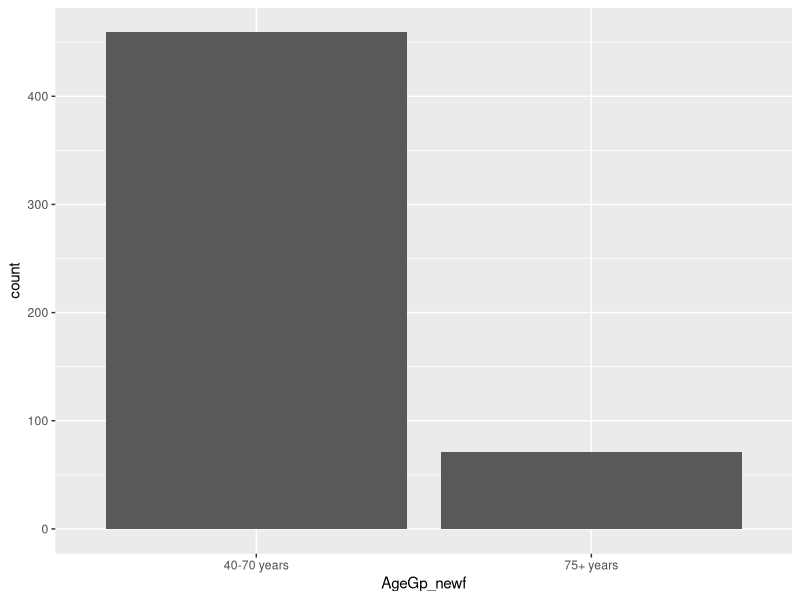
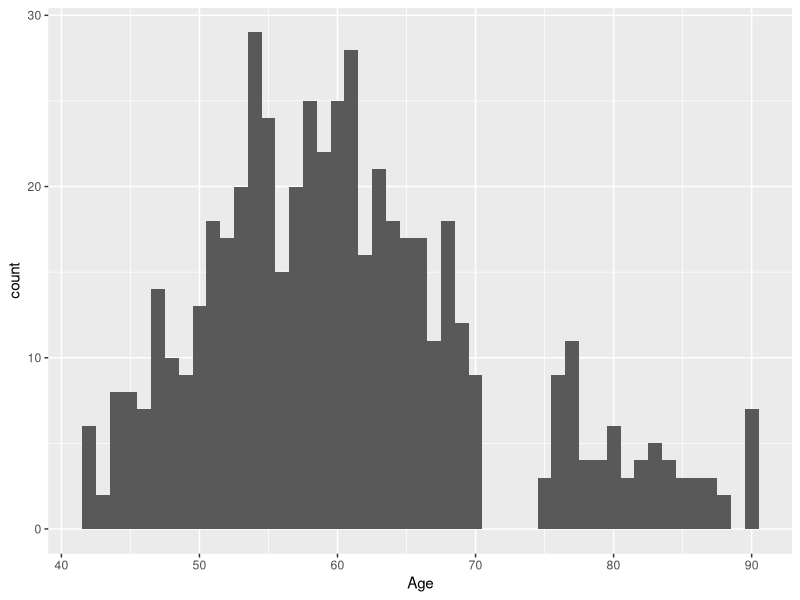
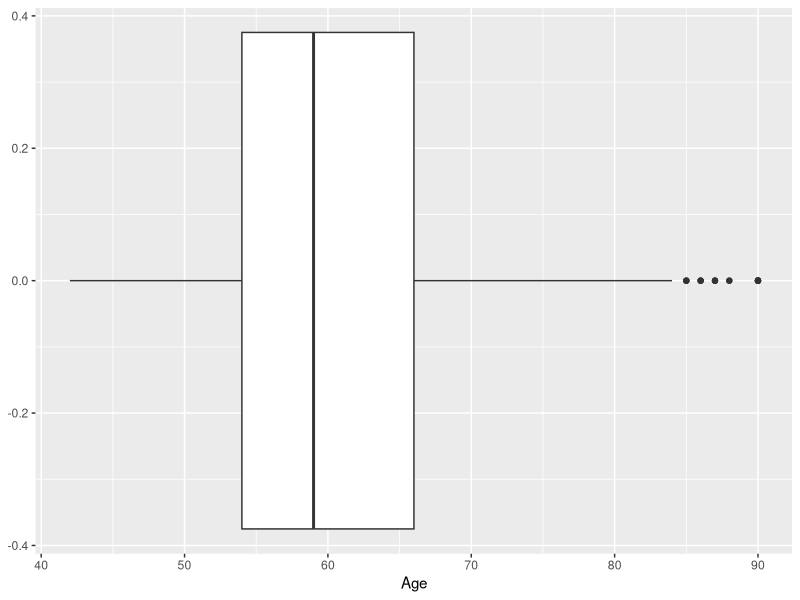
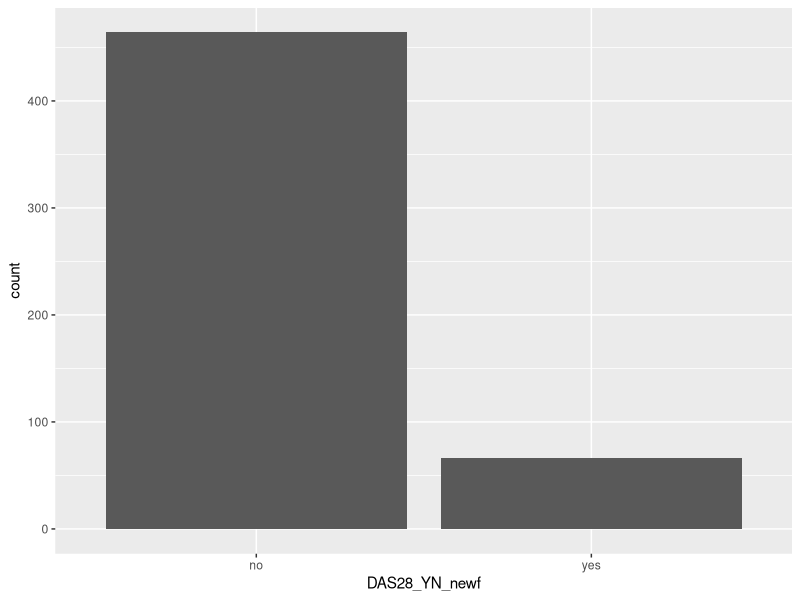
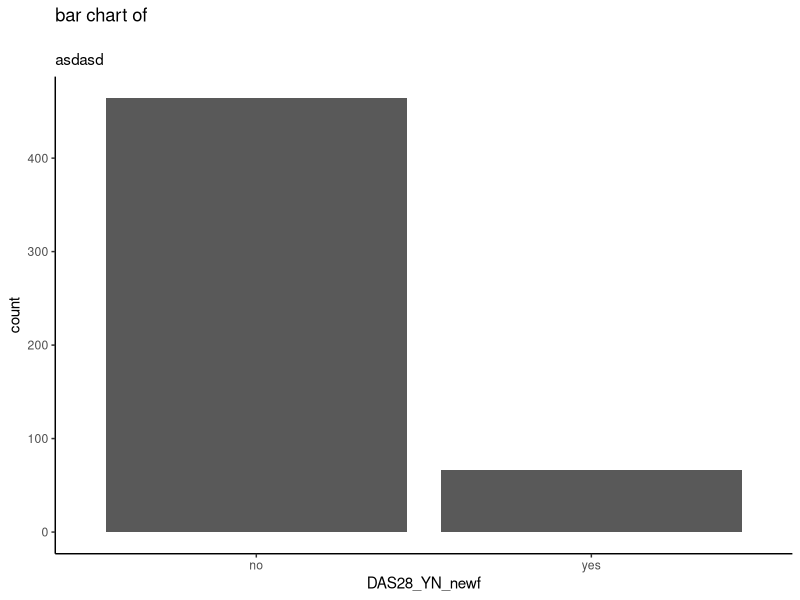
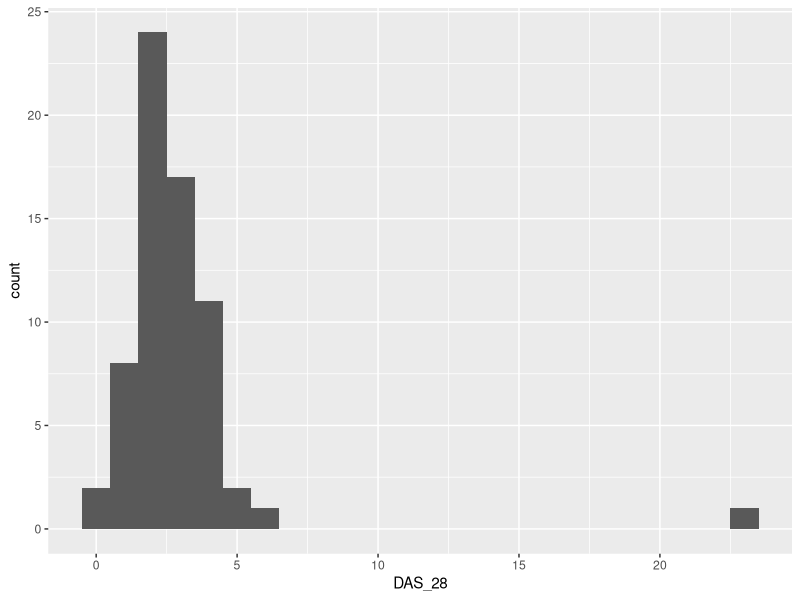
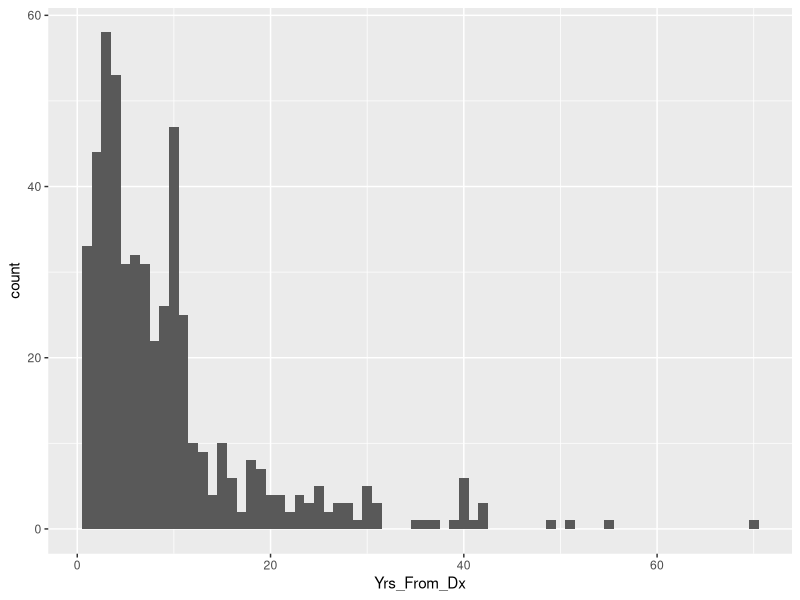
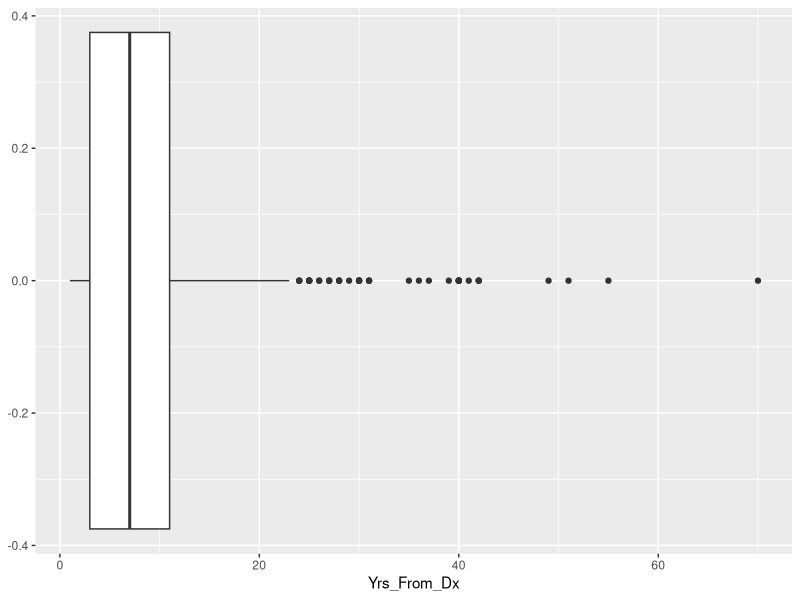

Generate these figures, in order, with R: (Note: this script raises an error after producing the figures.)
## ---- chunk 1
require(knitr)

## ---- chunk 2
library(tidyverse)

library(readxl)
## ---- chunk 3
fileopen <- read_excel("ArthritisTreatment-1.xlsx")
#view(fileopen)
fileopen
## ---- chunk 4
#fileopen %>% select(AgeGp)

fileopen <- fileopen %>% mutate(AgeGp_newf = factor(AgeGp, levels = c(1, 2), labels = c("40-70 years", "75+ years")))

ggplot(fileopen, aes(x = AgeGp_newf)) + geom_bar()

xtabs(~ AgeGp_newf, data = fileopen) %>% addmargins()

#459-71

## ---- chunk 5
ggplot(fileopen, aes(x = Age)) + geom_histogram(binwidth = 1)

ggplot(fileopen, aes(x = Age)) + geom_boxplot()

fileopen %>% drop_na(Age) %>%
  summarize(n=n(),
            mean = mean(Age),
            SD   = sd(Age),
            median = median(Age),
            IQR = IQR(Age),
            min = min(Age),
            max = max(Age),
            )


## ---- chunk 6
#fileopen %>% select(DAS28_YN)

fileopen <- fileopen %>% mutate(DAS28_YN_newf = factor(DAS28_YN, levels = c(1,2), labels = c("no", "yes")))

ggplot(fileopen, aes(x=DAS28_YN_newf)) + geom_bar()

xtabs(~ DAS28_YN_newf, data = fileopen) %>% addmargins()

464 -66
## ---- chunk 7


ggplot(fileopen, aes(x=DAS28_YN_newf)) + geom_bar()+
  theme_classic() +
  ggtitle("bar chart of \n ", subtitle = "asdasd")







## ---- chunk 8
fileopen1 <- fileopen%>% drop_na(DAS_28)%>%select(DAS_28)

ggplot(fileopen1, aes(x = DAS_28)) + geom_histogram(binwidth = 1)

fileopen1 %>% drop_na(DAS_28) %>%
  summarize(n=n(),
            mean = mean(DAS_28),
            SD   = sd(DAS_28),
            median = median(DAS_28),
            IQR = IQR(DAS_28),
            min = min(DAS_28),
            max = max(DAS_28),
            )
## ---- chunk 9
ggplot(fileopen, aes(x = Yrs_From_Dx)) + geom_histogram(binwidth = 1) 


ggplot(fileopen, aes(x = Yrs_From_Dx)) + geom_boxplot()



fileopen %>% drop_na(Yrs_From_Dx) %>%
  summarize(n=n(),
            mean = mean(Yrs_From_Dx),
            SD   = sd(Yrs_From_Dx),
            median = median(Yrs_From_Dx),
            IQR = IQR(Yrs_From_Dx),
            min = min(Yrs_From_Dx),
            max = max(Yrs_From_Dx),
            )
## ---- chunk 10

fileopen2 <- fileopen %>% mutate(AgeGp_newf = factor(AgeGp, levels = c(1, 2), labels = c("40-70 years", "75+ years")))

fileopen2 <- fileopen %>% mutate(DAS28_YN_newf = factor(DAS28_YN, levels = c(1,2), labels = c("no", "yes")))

DAS_AGE <- fileopen2 %>% drop_na(AgeGp_newf,DAS28_YN_newf) %>%
  group_by(AgeGp_newf,DAS28_YN_newf) %>%
  tally %>%
  mutate(Percent = n/sum(n))
DAS_AGE

#ggplot(data = DAS_AGE, aes(x = DAS28_YN_newf, y = Percent)) + 
#  geom_bar(stat = "identity" , aes(fill = DAS28_YN_newf))+
#  theme(legend.position = "none") +
#  xlab("DAS 28 Measured") + ylab("Percent") +
#  scale_y_continuous(limits = c(0,1))+
#  facet_wrap(. ~ AgeGp_newf)


#diff_Percent(40-70)
0.86492375-0.13507625

#diff_Percent(75+)
0.94366197-0.05633803

## ---- chunk 11
ggplot(fileopen, aes(x=Age, y=Yrs_From_Dx), color = factor(sex)) + 
  geom_point(color = "dodgerblue") +
  backsolve()

#with(fileopen, cor(Age, Yrs_From_Dx, use="pairwise.complete.obs"))




#fileopen %>% drop_na(Age) %>%
#  summarize(n=n(),
#            mean = mean(Age),
#            SD   = sd(Age),
#            median = median(Age),
#            IQR = IQR(Age),
#            min = min(Age),
#            max = max(Age),
#            )

#fileopen %>% drop_na(Yrs_From_Dx) %>%
#  summarize(n=n(),
#            mean = mean(Yrs_From_Dx),
#            SD   = sd(Yrs_From_Dx),
#            median = median(Yrs_From_Dx),
#            IQR = IQR(Yrs_From_Dx),
#            min = min(Yrs_From_Dx),
#            max = max(Yrs_From_Dx),
#            )
## ---- chunk 12
fileopen_DAS28_YN <- fileopen %>% mutate(DAS28_YN_newf = factor(DAS28_YN, levels = c(1,2), labels = c("no", "yes")))


ggplot(fileopen_DAS28_YN %>% drop_na(DAS28_YN_newf, Age), aes(y=Age, x=DAS28_YN_newf)) + geom_boxplot() +
  geom_jitter(aes(color=DAS28_YN_newf), alpha=0.5, position = position_jitter(width = 0.25, height = 0))

fileopen_DAS28_YN %>% group_by(DAS28_YN_newf) %>%
  summarize(n = n(),
            mean = mean(Age),
            SD   = sd(Age),
            median = median(Age),
            IQR   = IQR(Age),
            min  = min(Age),
            max  = max(Age),
            )


#diff_mean(no-yes)
60.96336-58.74242

#diff_median(no-yes)
60-58

464/(464+66)
## ---- chunk 13
fileopen_females <- fileopen %>% filter(Sex==0) %>% mutate(DAS28_YN_newf = factor(DAS28_YN, levels = c(1,2), labels = c("no", "yes")))


ggplot(fileopen_females %>% drop_na(DAS28_YN_newf, Age), aes(y=Age, x=DAS28_YN_newf)) + geom_boxplot() +
  geom_jitter(aes(color=DAS28_YN_newf), alpha=0.5, position = position_jitter(width = 0.25, height = 0))


fileopen_females %>% group_by(DAS28_YN_newf) %>%
  summarize(n = n(),
            mean = mean(Age),
            SD   = sd(Age),
            median = median(Age),
            IQR   = IQR(Age),
            min  = min(Age),
            max  = max(Age),
            )

#diff_mean(no-yes)
61.12064-58.47273

#diff_median(no-yes)
60-58

373/(373+55)
## ---- chunk 14


fileopen_males <- fileopen %>% filter(Sex==1) %>% mutate(DAS28_YN_newf = factor(DAS28_YN, levels = c(1,2), labels = c("no", "yes")))


ggplot(fileopen_males %>% drop_na(DAS28_YN_newf, Age), aes(y=Age, x=DAS28_YN_newf)) + geom_boxplot() +
  geom_jitter(aes(color=DAS28_YN_newf), alpha=0.5, position = position_jitter(width = 0.25, height = 0))




fileopen_males %>% group_by(DAS28_YN_newf) %>%
  summarize(n = n(),
            mean = mean(Age),
            SD   = sd(Age),
            median = median(Age),
            IQR   = IQR(Age),
            min  = min(Age),
            max  = max(Age),
            )

#diff_mean(no-yes)
60.31868-60.09091

#diff_median(no-yes)
59-59

91/(91+11)
## ---- chunk 15
sessionInfo()
## ---- chunk 16
fileopen_DAS28_YN <- fileopen %>% mutate(DAS28_YN_newf = factor(DAS28_YN, levels = c(1,2), labels = c("no", "yes")))


ggplot(fileopen_DAS28_YN %>% drop_na(DAS28_YN_newf, Age), aes(y=Age, x=DAS28_YN_newf, fill=DAS28_YN_newf)) + 
  geom_boxplot() +
  geom_jitter(aes(color=DAS28_YN_newf), alpha=0.5, position = position_jitter(width = 0.5, height = 1))+
  scale_fill_manual(breaks = data$DAS28_YN_newf,values = c("yellow", "red"))+
  scale_color_manual(values=c('Black','Blue'))+
  labs(x = "New_DAS28_YN_newf")+
  labs(y = "New_Age")+
  labs(title = "New_DAS28 VS Age")


## ---- chunk 17
set.seed(29384732)                                       
data <- data.frame(value = rnorm(100),
                   group = letters[1:5])



head(data)



ggplot(data, aes(x = group, y = value, fill = group)) +  # Change filling color
  geom_boxplot()


ggplot(data, aes(x = group, y = value, fill = group)) +  # Manually specified filling color
  geom_boxplot() +
  scale_fill_manual(breaks = data$group,
                    values = c("#1b98e0", "#353436", "yellow", "red", "green"))

